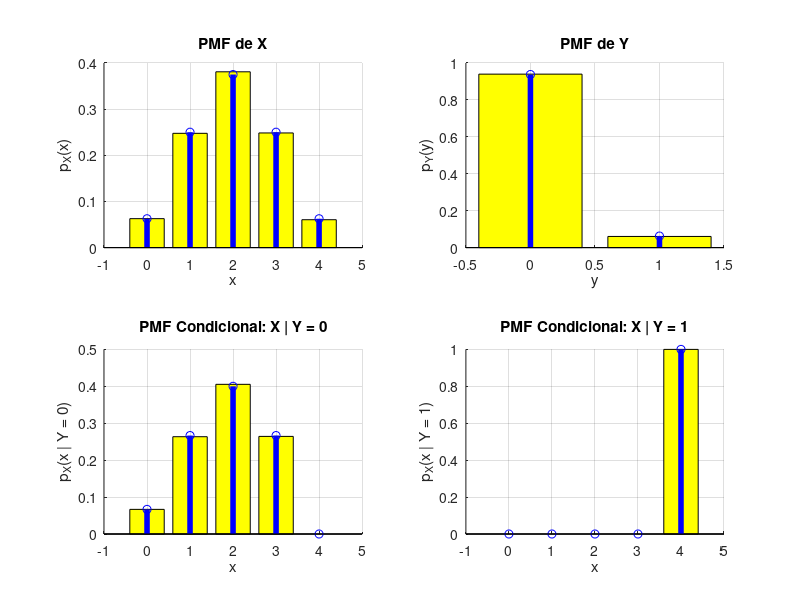

This figure's MATLAB source:
% Wagner - Questão 10

% ----------------------------------------------------------------------------

% a) PMF conjunta de X e Y.

close all; clear all; clc;

N = 10000;

X = zeros(1, N);
Y = zeros(1, N);

% Gerando o X e o Y
for i = 1 : N
  B = randi([0 1], 1, 4);   % Sorteia B1, B2, B3, B4 de Unif({0,1})

  X(i) = sum(B);             % Definicao de X como soma de B's
  Y(i) = prod(B);            % Definicao de Y como o produto dos B's
end

x = 0 : 4;          % O 'x' vai de 0 a 4
y = [0, 1];         % O 'y' pode ser 0 ou 1

% Matriz para armazenar as ocorrências conjuntas
histXY = zeros(5, 2);

for i = 1 : 5
  for j = 1 : 2
    histXY(i, j) = sum(X == x(i) & Y == y(j));
  end
end

pmfXY_sim = histXY / N;
pmfXY_teo = [1/16 0;
             4/16 0;
             6/16 0;
             4/16 0;
             0    1/16];

disp('PMF Conjunta Simulada:');
disp(pmfXY_sim);
disp('PMF Conjunta Teórica:');
disp(pmfXY_teo);

% ----------------------------------------------------------------------------

% b) PMFs marginais de X e Y

% PMF marginal de X
pmfX_sim = hist(X, x) / N;
pmfX_teo = [1/16 4/16 6/16 4/16 1/16];

% PMF marginal de Y
pmfY_sim = hist(Y, y) / N;
pmfY_teo = [15/16 1/16];

figure;
subplot(2, 2, 1); hold on; grid on;
bar(x, pmfX_sim, 'y');
stem(x, pmfX_teo, 'b', 'LineWidth', 4);
xlabel('x'); ylabel('p_X(x)');
title('PMF de X');

subplot(2, 2, 2); hold on; grid on;
bar(y, pmfY_sim, 'y');
stem(y, pmfY_teo, 'b', 'LineWidth', 4);
xlabel('y'); ylabel('p_Y(y)');
title('PMF de Y');

% ----------------------------------------------------------------------------

% c) PMFs condicionais de X dado que Y = y, para y ∈ {0, 1}

pmfX_condY_sim = zeros(2, 5);

XcondY = X(Y == 0); % Condicional para Y = 0
pmfX_condY_sim(1, :) = hist(XcondY, x) / sum(Y == 0);

XcondY = X(Y == 1); % Condicional para Y = 1
pmfX_condY_sim(2, :) = hist(XcondY, x) / sum(Y == 1);

% PMFs condicionais teóricas
pmfX_condY_teo = [1/15 4/15 6/15 4/15 0;
                  0 0 0 0 1];

subplot(2, 2, 3); hold on; grid on;
bar(x, pmfX_condY_sim(1, :), 'y');
stem(x, pmfX_condY_teo(1, :), 'b', 'LineWidth', 4);
xlabel('x'); ylabel(sprintf('p_X(x | Y = 0)'));
title('PMF Condicional: X | Y = 0');

subplot(2, 2, 4); hold on; grid on;
bar(x, pmfX_condY_sim(2, :), 'y');
stem(x, pmfX_condY_teo(2, :), 'b', 'LineWidth', 4);
xlabel('x'); ylabel(sprintf('p_X(x | Y = 1)'));
title('PMF Condicional: X | Y = 1');
